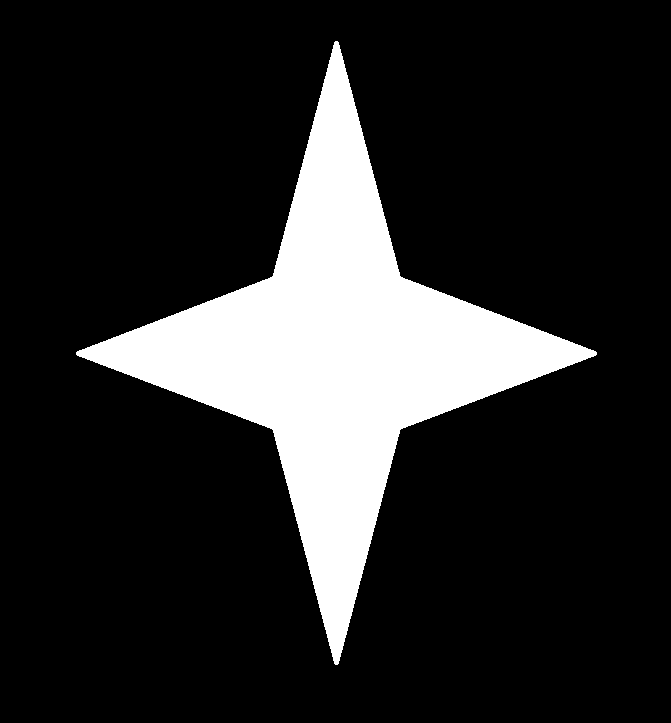
#> input picture data/star.jpg, 671 x 723 px
$ python 4.9.4_ContoursMoreFunctions.py
#> lines starting #> are read from the running program, lines starting #| are printed output that depends on the picture; after the words box and inside, x2 and y2 are one past the last pixel; in counts of white or black regions, pixels touching at a corner belong together; long printed decimals are rounded
import cv2 as cv
import numpy as np

# 凸性缺陷 ############################################################
img = cv.imread('./data/star.jpg')
#> img is the input picture: shape (723, 671, 3); 16.8% white; 1 white region, box (x1, y1, x2, y2) and area: (76, 41, 597, 665) 81373
img_gray = cv.cvtColor(img, cv.COLOR_BGR2GRAY)
#> img_gray: shape (723, 671); 16.8% white; 1 white region
ret, thresh = cv.threshold(img_gray, 127, 255, 0)
contours, hierarchy = cv.findContours(thresh, 2, 1)
#> contours = 1 contour; box (x1, y1, x2, y2) and area: (76, 41, 597, 665) 80506
cnt = contours[0]  # cnt 为3维的数列
#> cnt = contour of 1732 points, box (x1, y1, x2, y2) (76, 41, 597, 665), area 80506
hull = cv.convexHull(cnt, returnPoints=False)  # hull 为2维的数列
#> hull = [1730, 1729, 1299, 1297, 867, 866, 864, 863, 433, 431, 1, 0]
defects = cv.convexityDefects(cnt, hull)
#> defects = [[1, 431, 234, 26154], [433, 863, 630, 26242], [867, 1297, 1100, 26242], [1299, 1729, 1496, 26154]]
for i in range(defects.shape[0]):
    s, e, f, d = defects[i, 0]  # 返回hull中特定的值
    start = tuple(cnt[s][0])  # start 为1维的数列，保存了[x,y]，需要类型中转换为tuple(x,y)
    end = tuple(cnt[e][0])
    far = tuple(cnt[f][0])
    cv.line(img, start, end, [0, 255, 0], thickness=2)
    cv.circle(img, far, 5, [0, 0, 255], -1)
#> this loop made 4 passes
#> (s, e, f, d, start, end, far) on passes 1 to 4: (1, 431, 234, 26154, (334, 42), (76, 352), (273, 275)), (433, 863, 630, 26242, (76, 354), (334, 663), (273, 430)), (867, 1297, 1100, 26242, (338, 663), (596, 354), (399, 430)), (1299, 1729, 1496, 26154, (596, 352), (338, 42), (399, 275))
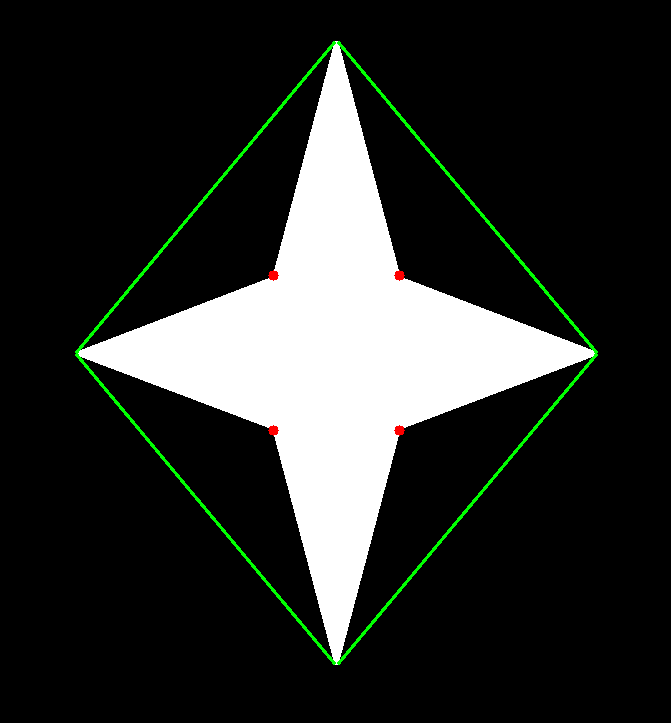
#> img: shape (723, 671, 3); 1.14% of pixels changed, all inside (x1, y1, x2, y2) = (75, 41, 598, 665)
cv.imshow('img', img)

# 点至轮廓线的最短距离 ############################################################
dist = cv.pointPolygonTest(cnt, (50,50), True)
#> dist = -272.4
print(dist)
#| -272.369
within = cv.pointPolygonTest(cnt, (50,50), False)
#> within = -1
print(within)
#| -1.0

#  形状匹配 ############################################################
img1 = cv.imread('./data/star.jpg',0)
img2 = cv.imread('./data/star2.jpg',0)
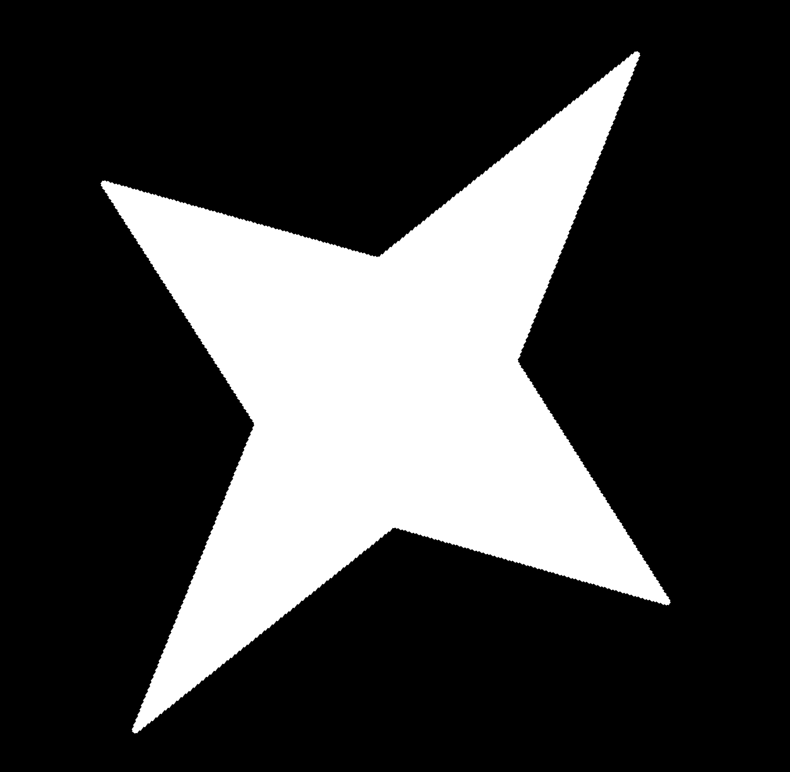
#> input picture data/star2.jpg, 790 x 772 px
#> img2 is the input picture: shape (772, 790); min 0, max 255, mean 62.7
img3 = cv.imread('./data/rectangle.jpg',0)
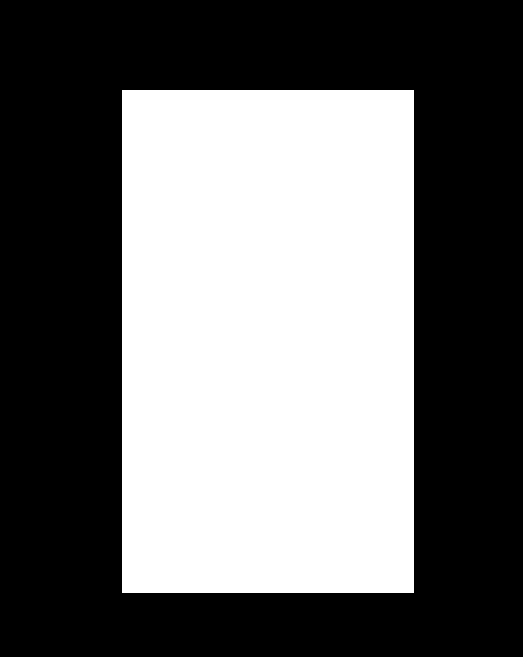
#> input picture data/rectangle.jpg, 523 x 657 px
#> img3: shape (657, 523); 42.7% white; 1 white region, box (x1, y1, x2, y2) and area: (122, 90, 414, 593) 146876
ret, thresh = cv.threshold(img1, 127, 255,0)
ret, thresh2 = cv.threshold(img2, 127, 255,0)
#> thresh2: shape (772, 790); 24.6% white; 1 white region
ret, thresh3 = cv.threshold(img3, 127, 255,0)
contours,hierarchy = cv.findContours(thresh,2,1)
cnt1 = contours[0]
#> cnt1 has the same summary as cnt
contours,hierarchy = cv.findContours(thresh2,2,1)
#> contours = 1 contour; box (x1, y1, x2, y2) and area: (101, 51, 671, 733) 148898
cnt2 = contours[0]
#> cnt2 = contour of 2305 points, box (x1, y1, x2, y2) (101, 51, 671, 733), area 148898
contours,hierarchy = cv.findContours(thresh3,2,1)
#> contours = 1 contour; box (x1, y1, x2, y2) and area: (122, 90, 414, 593) 146082
cnt3 = contours[0]
#> cnt3 = contour of 1586 points, box (x1, y1, x2, y2) (122, 90, 414, 593), area 146082
ret = cv.matchShapes(cnt1,cnt1,1,0.0)
#> ret = 0
print( 'star-star',ret )
#| star-star 0.0
ret = cv.matchShapes(cnt1,cnt2,1,0.0)
#> ret = 0.000738
print( 'star-star2',ret )
#| star-star2 0.0007384
ret = cv.matchShapes(cnt1,cnt3,1,0.0)
#> ret = 0.334
print( 'star-rectangle',ret )
#| star-rectangle 0.3338

cv.waitKey(0)
cv.destroyAllWindows()
